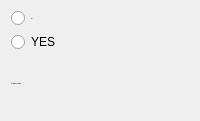
              <widget class="QFrame" name="frame_14">
               <property name="minimumSize">
                <size>
                 <width>0</width>
                 <height>121</height>
                </size>
               </property>
               <property name="maximumSize">
                <size>
                 <width>16777215</width>
                 <height>121</height>
                </size>
               </property>
               <layout class="QVBoxLayout" name="verticalLayout_16">
                <item>
                 <widget class="QRadioButton" name="sys_in_ctrl_no">
                  <property name="font">
                   <font>
                    <family>Inter</family>
                    <pointsize>-1</pointsize>
                    <weight>50</weight>
                    <bold>false</bold>
                   </font>
                  </property>
                  <property name="text">
                   <string>NO</string>
                  </property>
                  <property name="checkable">
                   <bool>true</bool>
                  </property>
                  <property name="checked">
                   <bool>false</bool>
                  </property>
                  <attribute name="buttonGroup">
                   <string notr="true">buttonGroup_14</string>
                  </attribute>
                 </widget>
                </item>
                <item>
                 <widget class="QRadioButton" name="sys_in_ctrl_yes">
                  <property name="text">
                   <string>YES</string>
                  </property>
                  <property name="checkable">
                   <bool>true</bool>
                  </property>
                  <attribute name="buttonGroup">
                   <string notr="true">buttonGroup_14</string>
                  </attribute>
                 </widget>
                </item>
                <item>
                 <widget class="QLabel" name="label_31">
                  <property name="font">
                   <font>
                    <family>Inter</family>
                    <pointsize>-1</pointsize>
                    <weight>75</weight>
                    <bold>true</bold>
                   </font>
                  </property>
                  <property name="text">
                   <string>SYSTEM IN CONTROL</string>
                  </property>
                 </widget>
                </item>
               </layout>
              </widget>
